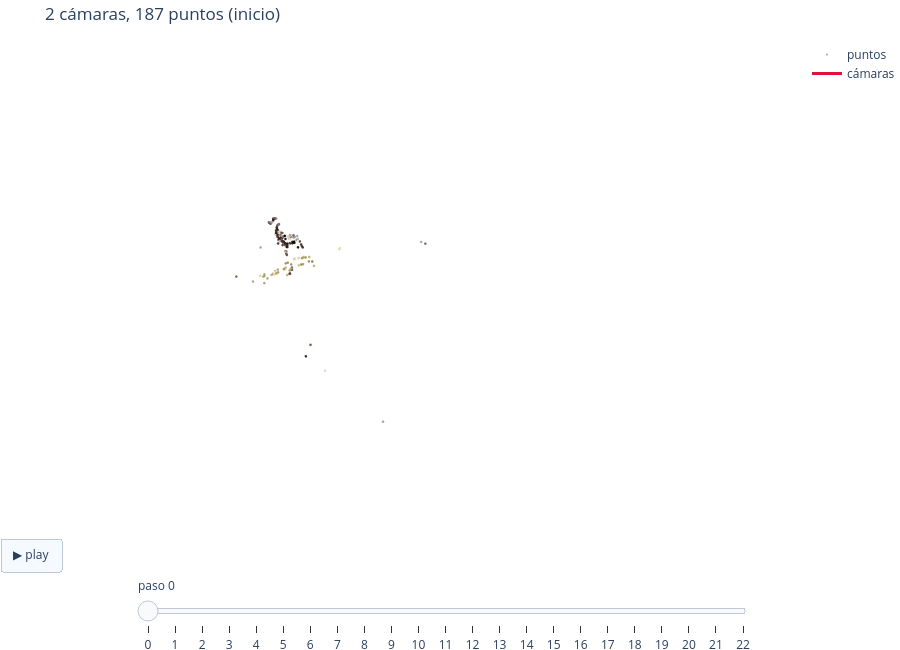

Here is the notebook cell this chart was saved with:
### Markdown cell above
**la animación:** cada cuadro es el estado después de agregar una foto

### Code cell
# Calculamos límites fijos para los ejes, así la vista no salta entre cuadros
def ejes_de(camaras, puntos):
    X = np.array(list(puntos.values()) + [centro(c) for c in camaras.values()])
    # Usamos los percentiles 1 y 99 para ignorar puntos sueltos y agregamos un margen del 10 %
    lo, hi = np.percentile(X, 1, axis=0), np.percentile(X, 99, axis=0)
    pad = 0.1 * (hi - lo)
    lo, hi = lo - pad, hi + pad
    return dict(xaxis=dict(range=[lo[0], hi[0]], visible=False), yaxis=dict(range=[lo[2], hi[2]], visible=False),
                zaxis=dict(range=[-hi[1], -lo[1]], visible=False), aspectmode="manual",
                aspectratio=dict(x=1, y=(hi[2] - lo[2]) / (hi[0] - lo[0]), z=(hi[1] - lo[1]) / (hi[0] - lo[0])))

final_cam, final_pts = historia[-1][0], historia[-1][1]
# Fijamos el tamaño de las pirámides según el modelo final
tam = 0.12 * np.median(np.linalg.norm(np.array(list(final_pts.values())) - centro(final_cam[A0]), axis=1))
# Creamos un cuadro de animación por cada estado guardado en la historia
cuadros_anim = [go.Frame(data=figura(c, p, ff, "", tam, 4000), name=str(k), layout=go.Layout(title=f"{len(c)} cámaras, {len(p)} puntos ({nombre})"))
                for k, (c, p, ff, nombre) in enumerate(historia)]
fig = go.Figure(data=cuadros_anim[0].data, frames=cuadros_anim)
# Agregamos el botón de play y el slider para recorrer los pasos
fig.update_layout(height=650, scene=ejes_de(final_cam, final_pts), margin=dict(l=0, r=0, t=40, b=0), title=cuadros_anim[0].layout.title.text,
    updatemenus=[dict(type="buttons", x=0.05, y=0.05, buttons=[dict(label="▶ play", method="animate", args=[None, dict(frame=dict(duration=600, redraw=True), fromcurrent=True)])])],
    sliders=[dict(x=0.15, y=0.02, len=0.8, currentvalue=dict(prefix="paso "), steps=[dict(label=str(k), method="animate", args=[[str(k)], dict(mode="immediate", frame=dict(duration=0, redraw=True))]) for k in range(len(historia))])])
fig.show()

### Figure 1 — Plotly figure (JSON) as saved in the notebook; plotly's stock layout.template omitted (floating-point values rounded to 4 significant figures; data arrays with more than 128 entries replaced by an {"elided": "..."} marker saying what was removed)
{"data": [{"marker": {"color": {"elided": "187 str values"}, "size": 1.5}, "mode": "markers", "name": "puntos", "type": "scatter3d", "x": {"elided": "187 float values"}, "y": {"elided": "187 float values"}, "z": {"elided": "187 float values"}}, {"line": {"color": "crimson", "width": 3}, "mode": "lines", "name": "cámaras", "type": "scatter3d", "x": [0.0, -0.9978, NaN, 0.0, 0.9978, NaN, 0.0, 0.9978, NaN, 0.0, -0.9978, NaN, -0.9978, 0.9978, 0.9978, -0.9978, -0.9978, NaN, 1.036, -0.08676, NaN, 1.036, 1.902, NaN, 1.036, 1.92, NaN, 1.036, -0.0684, NaN, -0.08676, 1.902, 1.92, -0.0684, -0.08676, NaN], "y": [0.0, 1.473, NaN, 0.0, 1.473, NaN, 0.0, 1.473, NaN, 0.0, 1.473, NaN, 1.473, 1.473, 1.473, 1.473, 1.473, NaN, 0.1683, 1.533, NaN, 0.1683, 1.693, NaN, 0.1683, 1.737, NaN, 0.1683, 1.577, NaN, 1.533, 1.693, 1.737, 1.577, 1.533, NaN], "z": [-0.0, 0.5613, NaN, -0.0, 0.5613, NaN, -0.0, -0.5613, NaN, -0.0, -0.5613, NaN, 0.5613, 0.5613, -0.5613, -0.5613, 0.5613, NaN, 0.02482, 0.6212, NaN, 0.02482, 0.6599, NaN, 0.02482, -0.4616, NaN, 0.02482, -0.5004, NaN, 0.6212, 0.6599, -0.4616, -0.5004, 0.6212, NaN]}], "layout": {"height": 650, "margin": {"b": 0, "l": 0, "r": 0, "t": 40}, "scene": {"aspectmode": "manual", "aspectratio": {"x": 1, "y": 1.723, "z": 0.5408}, "xaxis": {"range": [-10.77, 9.013], "visible": false}, "yaxis": {"range": [5.904, 39.99], "visible": false}, "zaxis": {"range": [-3.673, 7.024], "visible": false}}, "sliders": [{"currentvalue": {"prefix": "paso "}, "len": 0.8, "steps": [{"args": [["0"], {"frame": {"duration": 0, "redraw": true}, "mode": "immediate"}], "label": "0", "method": "animate"}, {"args": [["1"], {"frame": {"duration": 0, "redraw": true}, "mode": "immediate"}], "label": "1", "method": "animate"}, {"args": [["2"], {"frame": {"duration": 0, "redraw": true}, "mode": "immediate"}], "label": "2", "method": "animate"}, {"args": [["3"], {"frame": {"duration": 0, "redraw": true}, "mode": "immediate"}], "label": "3", "method": "animate"}, {"args": [["4"], {"frame": {"duration": 0, "redraw": true}, "mode": "immediate"}], "label": "4", "method": "animate"}, {"args": [["5"], {"frame": {"duration": 0, "redraw": true}, "mode": "immediate"}], "label": "5", "method": "animate"}, {"args": [["6"], {"frame": {"duration": 0, "redraw": true}, "mode": "immediate"}], "label": "6", "method": "animate"}, {"args": [["7"], {"frame": {"duration": 0, "redraw": true}, "mode": "immediate"}], "label": "7", "method": "animate"}, {"args": [["8"], {"frame": {"duration": 0, "redraw": true}, "mode": "immediate"}], "label": "8", "method": "animate"}, {"args": [["9"], {"frame": {"duration": 0, "redraw": true}, "mode": "immediate"}], "label": "9", "method": "animate"}, {"args": [["10"], {"frame": {"duration": 0, "redraw": true}, "mode": "immediate"}], "label": "10", "method": "animate"}, {"args": [["11"], {"frame": {"duration": 0, "redraw": true}, "mode": "immediate"}], "label": "11", "method": "animate"}, {"args": [["12"], {"frame": {"duration": 0, "redraw": true}, "mode": "immediate"}], "label": "12", "method": "animate"}, {"args": [["13"], {"frame": {"duration": 0, "redraw": true}, "mode": "immediate"}], "label": "13", "method": "animate"}, {"args": [["14"], {"frame": {"duration": 0, "redraw": true}, "mode": "immediate"}], "label": "14", "method": "animate"}, {"args": [["15"], {"frame": {"duration": 0, "redraw": true}, "mode": "immediate"}], "label": "15", "method": "animate"}, {"args": [["16"], {"frame": {"duration": 0, "redraw": true}, "mode": "immediate"}], "label": "16", "method": "animate"}, {"args": [["17"], {"frame": {"duration": 0, "redraw": true}, "mode": "immediate"}], "label": "17", "method": "animate"}, {"args": [["18"], {"frame": {"duration": 0, "redraw": true}, "mode": "immediate"}], "label": "18", "method": "animate"}, {"args": [["19"], {"frame": {"duration": 0, "redraw": true}, "mode": "immediate"}], "label": "19", "method": "animate"}, {"args": [["20"], {"frame": {"duration": 0, "redraw": true}, "mode": "immediate"}], "label": "20", "method": "animate"}, {"args": [["21"], {"frame": {"duration": 0, "redraw": true}, "mode": "immediate"}], "label": "21", "method": "animate"}, {"args": [["22"], {"frame": {"duration": 0, "redraw": true}, "mode": "immediate"}], "label": "22", "method": "animate"}], "x": 0.15, "y": 0.02}], "title": {"text": "2 cámaras, 187 puntos (inicio)"}, "updatemenus": [{"buttons": [{"args": [null, {"frame": {"duration": 600, "redraw": true}, "fromcurrent": true}], "label": "▶ play", "method": "animate"}], "type": "buttons", "x": 0.05, "y": 0.05}]}}
